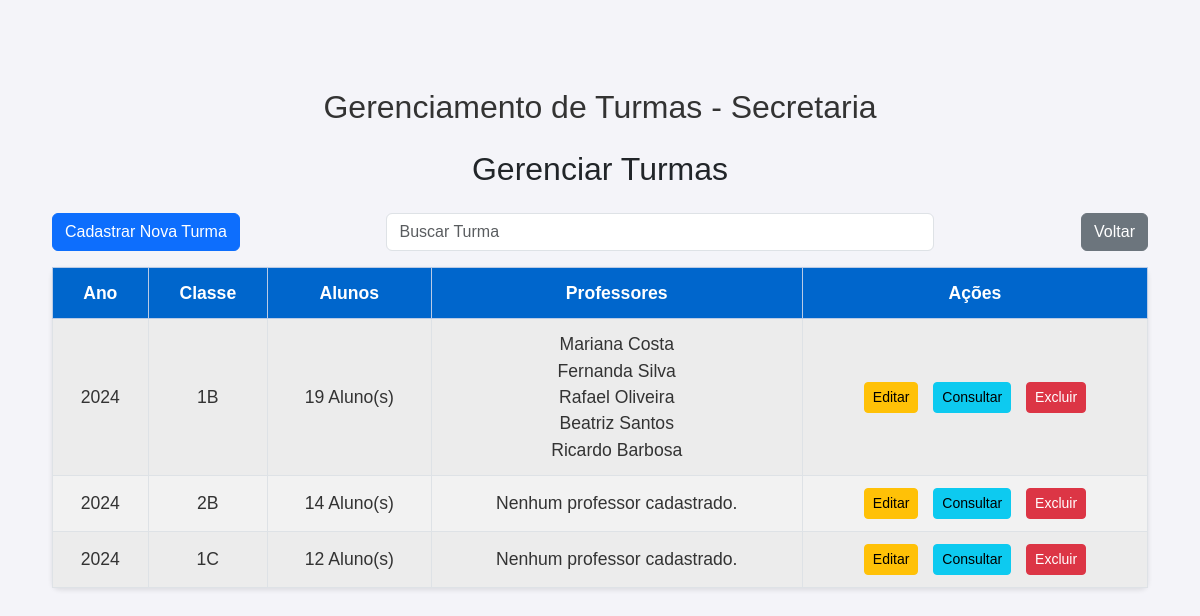
/gerenciar_turmas/, run on an earlier commit of the app's database.
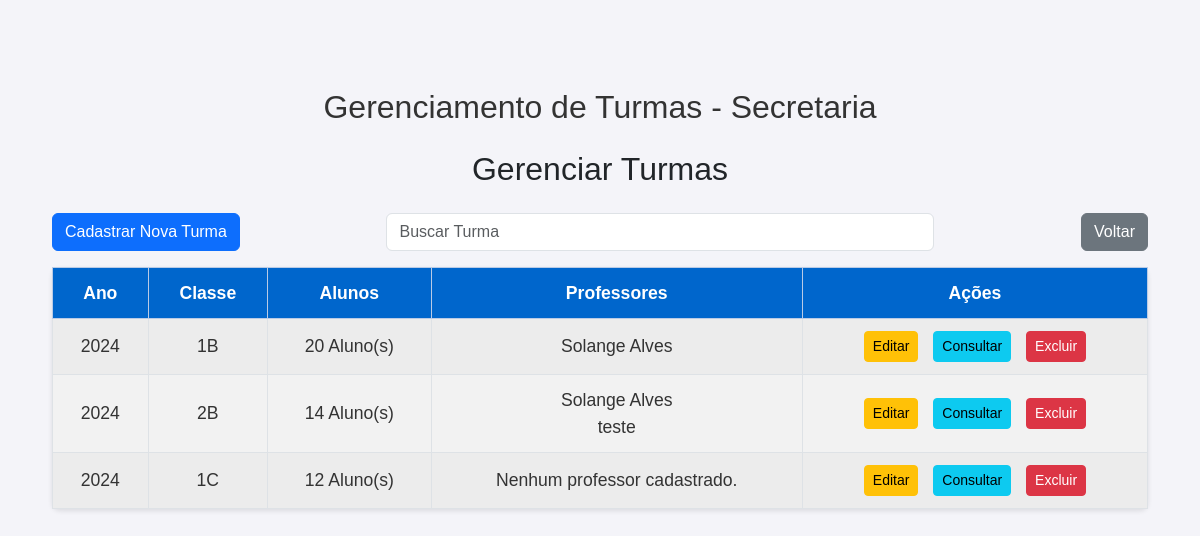
And on a later commit of the database.
### core/models.py (models this page shows, shortened)
class Turma(models.Model):
    ano = models.PositiveIntegerField()  # Ano da turma (Exemplo: 2024)
    classe = models.CharField(max_length=5, default='Indefinido')  # Classe (Exemplo: 1A, 2B, etc.)
    alunos = models.ManyToManyField(Aluno, related_name='turmas')
    professores = models.ManyToManyField(Professor, related_name='turmas')
    class Meta:
        verbose_name = "Turma"
        verbose_name_plural = "Turmas"

class Professor(models.Model):
    user = models.OneToOneField(User, on_delete=models.CASCADE, related_name='professor_profile')  # Conexão com o User do Django
    nome = models.CharField(max_length=255)  # Nome completo do professor
    email = models.EmailField(max_length=100, blank=True, null=True)
    telefone = models.CharField(max_length=15, blank=True, null=True)
    disciplinas = models.ManyToManyField(Disciplina, related_name='professores')

### core/views.py (the view)
# urls.py: path('gerenciar_turmas/', views.gerenciar_turmas, name='gerenciar_turmas'),
def gerenciar_turmas(request):
    turmas = Turma.objects.all()
    return render(request, 'core/gerenciar_turmas.html', {'turmas': turmas})

### core/templates/core/gerenciar_turmas.html (shortened to what this page needs)
{% load static %}
<!DOCTYPE html>
<html lang="pt-BR">
<head>
    <link href="https://cdn.jsdelivr.net/npm/bootstrap@5.3.0/dist/css/bootstrap.min.css" rel="stylesheet">
    <link rel="stylesheet" href="{% static 'css/estilos.css' %}">
</head>
<body>
    <div class="container mt-5">
        <h1 class="text-center mb-4">Gerenciamento de Turmas - Secretaria</h1>
        <h2 class="text-center mb-4">Gerenciar Turmas</h2>
        <div class="d-flex justify-content-between mb-3">
            <a href="{% url 'criar_turma' %}" class="btn btn-primary">Cadastrar Nova Turma</a>
            <input type="text" id="buscar_turma" class="form-control w-50" placeholder="Buscar Turma">
            <a href="{% url 'secretaria' %}" class="btn btn-secondary">Voltar</a>
        </div>
        <table class="table table-striped table-bordered table-custom" id="tabela_turmas">
            <thead class="table-primary">
                <tr>
                    <th>Ano</th>
                    <th>Classe</th>
                    <th>Alunos</th>
                    <th>Professores</th>
                    <th>Ações</th>
                </tr>
            </thead>
            <tbody>
                {% for turma in turmas %}
                <tr class="turma-row">
                    <td>{{ turma.ano }}</td>
                    <td>{{ turma.classe }}</td>
                    <td>
                        {% if turma.alunos.all %}
                            {{ turma.alunos.all|length }} Aluno(s)
                        {% else %}
                            Nenhum aluno cadastrado
                        {% endif %}
                    </td>
                    <td>
                        {% for professor in turma.professores.all %}
                            {{ professor.nome }}<br>
                        {% empty %}
                            Nenhum professor cadastrado.
                        {% endfor %}
                    </td>
                    <td>
                        <a href="{% url 'editar_turma' turma.id %}" class="btn btn-warning btn-sm">Editar</a>
                        <a href="{% url 'consultar_turma' turma.id %}" class="btn btn-info btn-sm">Consultar</a>
                        <button class="btn btn-danger btn-sm" data-bs-toggle="modal" data-bs-target="#confirmDeleteModal{{ turma.id }}">Excluir</button>
                    </td>
                </tr>
                {% endfor %}
            </tbody>
        </table>
    </div>
</body>
</html>

### static/css/estilos.css (style rules this page uses)
body { font-family: 'Arial', sans-serif; background-color: #f4f4f9; margin: 20px; padding: 20px; }
h1 { color: #333; text-align: center; margin-top: 20px; font-size: 2em; }
table { width: 80%; margin: 20px auto; border-collapse: collapse; background-color: #fff; border-radius: 8px; box-shadow: 0 2px 5px rgba(0, 0, 0, 0.1); }
th, td { padding: 12px 15px; text-align: center !important; vertical-align: middle !important; font-size: 1.1em; }
th { background-color: #0066cc; color: white; font-weight: bold; }
td { background-color: #f9f9f9; color: #333; }
tr:nth-child(even) td { background-color: #f2f2f2; }
td a { color: #ff9800; margin-right: 10px; font-weight: bold; transition: color 0.3s; }
.table-custom th, .table-custom td { padding: 12px 15px; text-align: center !important; vertical-align: middle !important; font-size: 1.1em; }
.table-custom { width: 100% !important; margin: 0 auto; }
.table-custom { box-shadow: 0 2px 5px rgba(0, 0, 0, 0.1); }
.table-custom th { background-color: #0066cc; color: white; font-weight: bold; }
.table-custom td { background-color: #f9f9f9; color: #333; }

What changed in the data, as far as the page shows it:
removed Professor: nome "Mariana Costa", shown under Turma (number 1 of 3 on the later page)
removed Professor: nome "Fernanda Silva", shown under Turma (number 1 of 3 on the later page)
removed Professor: nome "Rafael Oliveira", shown under Turma (number 1 of 3 on the later page)
removed Professor: nome "Beatriz Santos", shown under Turma (number 1 of 3 on the later page)
removed Professor: nome "Ricardo Barbosa", shown under Turma (number 1 of 3 on the later page)
changed Turma (number 1 of 3 on the later page): gains Professor (nome "Solange Alves"); alunos.all|length "19" → "20"
changed Turma (number 2 of 3 on the later page): gains Professor (nome "Solange Alves"); gains Professor (nome "teste"); no longer shows "Nenhum professor cadastrado."
